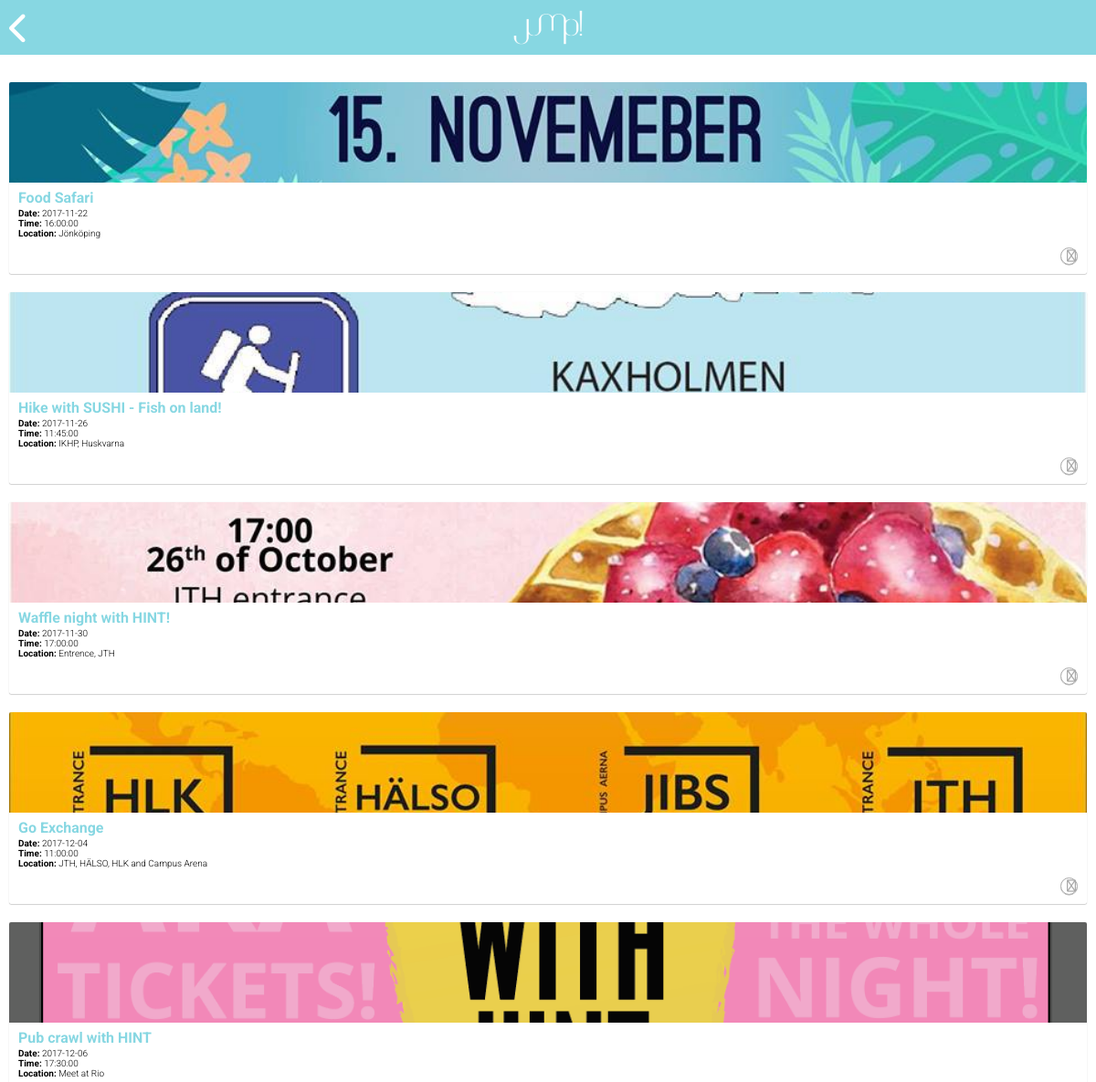
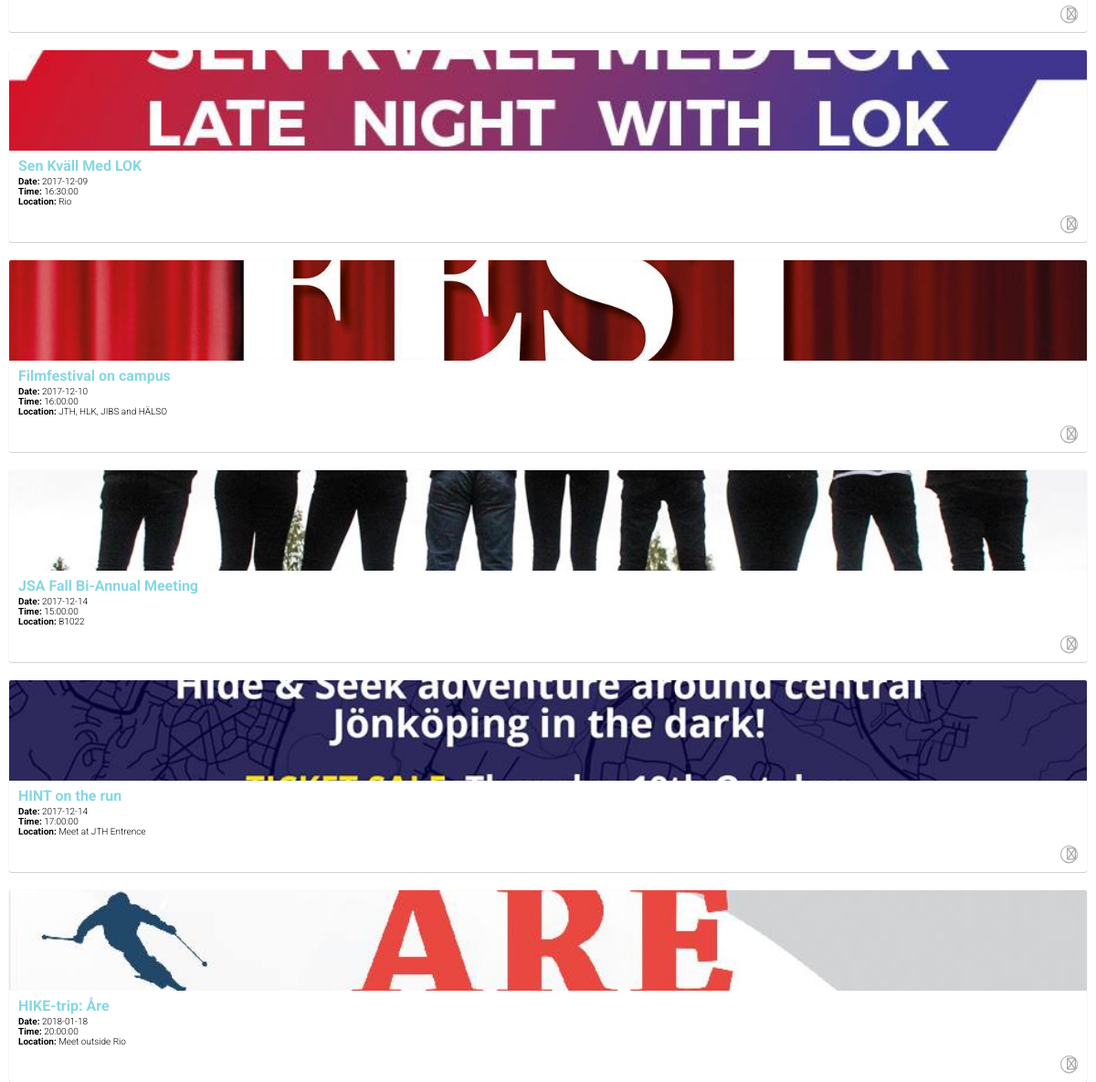
Screenshot of /EventOverview.php with the database file from the repository (2 pictures, top to bottom).
### tables this page shows
CREATE TABLE `Events` (
  `eventID` int(11) NOT NULL,
  `title` char(255) NOT NULL,
  `description` varchar(2000) NOT NULL,
  `startdate` date NOT NULL,
  `enddate` int(11) NOT NULL,
  `time` time NOT NULL,
  `price` int(11) NOT NULL,
  `location` char(255) NOT NULL,
  `image` varchar(255) NOT NULL,
  `link` char(255) NOT NULL,
  `host` char(255) NOT NULL,
  `school` int(1) NOT NULL,
  `country` int(11) NOT NULL
);

### EventOverview.php (the view, shortened to what this page needs)
<?php
include("header.php");
@ $db = new mysqli($dbserver, $dbuser, $dbpass, $dbname);
?>
<div id="top" class="logo">
    <a href="index.php"><i class="fa fa-chevron-left" aria-hidden="true"></i></a>
</div>
<div class="allEvents">
<?php
    $query = "SELECT eventID, title, description, startdate, enddate, time, price, location, image, link, host FROM Events ORDER by startdate, time";
    $stmt = $db->prepare($query);
    $stmt->bind_result($eventID, $title, $description, $startdate, $enddate, $time, $price, $location, $image, $link, $host);
    $stmt->execute();
    while($stmt->fetch()){ ?>
       <div class="eventContainerOne">
          <div class="imgContainer" style="background-image: url('uploadedfiles/<?php echo "$image"; ?>');"></div>
          <div class="infoContainer">
              <div class="eventTitle">
                 <?php
                    echo "<h4>$title</h4> <p><strong>Date:</strong> $startdate</p> <p><strong>Time: </strong> $time</p><p><strong>Location: </strong> $location</p>";
                  ?>
              </div>
              <button href="#" class="expanderBtn">
                  <i class="fa fa-angle-down" aria-hidden="true"></i>
              </button>
          </div>
       </div>
   <?php  } ?>
</div>
<?php
include("footer.php");
?>

### header.php (shortened to what this page needs)
<!doctype html>
<html>
    <head>
		    <link rel="stylesheet" type="text/css" href="css/main.css" />
    </head>
    <body>

### footer.php (shortened to what this page needs)
    </body>
</html>

### css/main.css (style rules this page uses)
body { margin: 0; padding: 0; }
p { margin: 0; padding: 0; padding-left: 10px; font-family: 'Roboto', sans-serif; font-size: 10px; font-weight: 300; }
h4 { font-family: 'Roboto', sans-serif; margin: 7px 0 2px; padding-left: 10px; color: #87d7e2; }
a { text-decoration: none; }
div.allEvents { background-size: cover; background-repeat: no-repeat; background-position: center center; width: 100vw; height: 100vh; padding: 10px; box-sizing: border-box; margin-top: 60px; }
div.allEvents div.eventContainer, div.allEvents div.eventContainerFirst, div.allEvents div.eventContainerOne { width: 100%; box-shadow: 0px 0.5px 1px #a9a9a9; border-radius: 2px; margin-top: 20px; position: relative; }
div.allEvents div.eventContainer div.imgContainer, div.allEvents div.eventContainerFirst div.imgContainer, div.allEvents div.eventContainerOne div.imgContainer { background-size: cover; background-repeat: no-repeat; background-position: center center; width: 100%; height: 50px; border-radius: 2px 2px 0 0; }
div.allEvents div.eventContainer div.infoContainer, div.allEvents div.eventContainerFirst div.infoContainer, div.allEvents div.eventContainerOne div.infoContainer { overflow: hidden; }
div.allEvents div.eventContainer div.infoContainer button.expanderBtn, div.allEvents div.eventContainerFirst div.infoContainer button.expanderBtn, div.allEvents div.eventContainerOne div.infoContainer button.expanderBtn { margin: 10px; float: right; width: 19px; height: 19px; background: none; border: solid 0.4px #a9a9a9; border-radius: 10px; box-shadow: 0px 0.5px 0.5px #a9a9a9; text-align: center; vertical-align: middle; align-content: center; }
div.allEvents div.eventContainer div.infoContainer button.expanderBtn i.fa.fa-angle-down, div.allEvents div.eventContainerFirst div.infoContainer button.expanderBtn i.fa.fa-angle-down, div.allEvents div.eventContainerOne div.infoContainer button.expanderBtn i.fa.fa-angle-down { color: #a9a9a9; font-weight: 100; }
#top { background-color: #87d7e2; width: 100%; height: 60px; z-index: 100; position: fixed; top: 0; left: 0; }
#top .fa.fa-chevron-left { color: #ffffff; font-size: 35px; margin-left: 10px; margin-top: 14px; }
.logo { background-image: url(../img/logo_white.png); height: 50px; background-size: contain; background-repeat: no-repeat; background-position: center center; }
div.eventTitle h4 { font-family: 'Roboto', sans-serif; margin: 7px 0 2px; padding-left: 10px; color: #87d7e2; }
div.eventTitle p { padding-left: 10px; }
div.allEvents div.eventContainer div.imgContainer, div.allEvents div.eventContainerFirst div.imgContainer, div.allEvents div.eventContainerOne div.imgContainer { background-size: cover; background-repeat: no-repeat; background-position: center center; width: 100%; height: 110px; border-radius: 2px 2px 0 0; }

### rows the page displays
events: image (picture), title "Food Safari", startdate "2017-11-22", time "16:00:00", location "Jönköping"
events: image (picture), title "Hike with SUSHI - Fish on land!", startdate "2017-11-26", time "11:45:00", location "IKHP, Huskvarna"
events: image (picture), title "Waffle night with HINT!", startdate "2017-11-30", time "17:00:00", location "Entrence, JTH"
events: image (picture), title "Go Exchange", startdate "2017-12-04", time "11:00:00", location "JTH, HÄLSO, HLK and Campus Arena"
events: image (picture), title "Pub crawl with HINT", startdate "2017-12-06", time "17:30:00", location "Meet at Rio"
events: image (picture), title "Sen Kväll Med LOK", startdate "2017-12-09", time "16:30:00", location "Rio"
events: image (picture), title "Filmfestival on campus", startdate "2017-12-10", time "16:00:00", location "JTH, HLK, JIBS and HÄLSO"
events: image (picture), title "JSA Fall Bi-Annual Meeting", startdate "2017-12-14", time "15:00:00", location "B1022"
events: image (picture), title "HINT on the run", startdate "2017-12-14", time "17:00:00", location "Meet at JTH Entrence"
events: image (picture), title "HIKE-trip: Åre", startdate "2018-01-18", time "20:00:00", location "Meet outside Rio"
